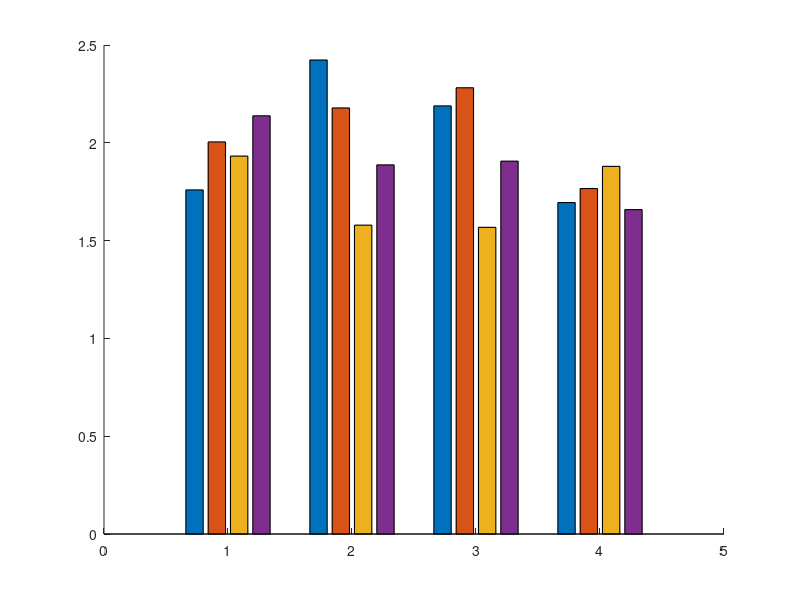

Reproduce this figure in MATLAB. (Note: this script raises an error after producing the figure.)
%% demo3 : Apply slanCL palette to grouped bar chart

% Generate random data (随机生成数据)
X = 1.5 + rand(4, 4);

% Basic plotting (基础绘图)
ax = gca; hold(ax, 'on');
bHdl = bar(X, 'LineWidth', .8);

% Modify colors using slanCL (使用slanCL修改配色)
CList = slanCL(1514, 1:4); 
% Assign each group a distinct color (为每组分配不同颜色)
bHdl(1).FaceColor = CList(1, :);
bHdl(2).FaceColor = CList(2, :);
bHdl(3).FaceColor = CList(3, :);
bHdl(4).FaceColor = CList(4, :);

% Decorate axes (坐标区域修饰)
ax.FontName = 'Times New Roman';
ax.LineWidth = .8;
ax.FontSize = 12;
ax.YGrid = 'on';
ax.GridLineStyle = '-.';
ax.XTick = 1:4;         
